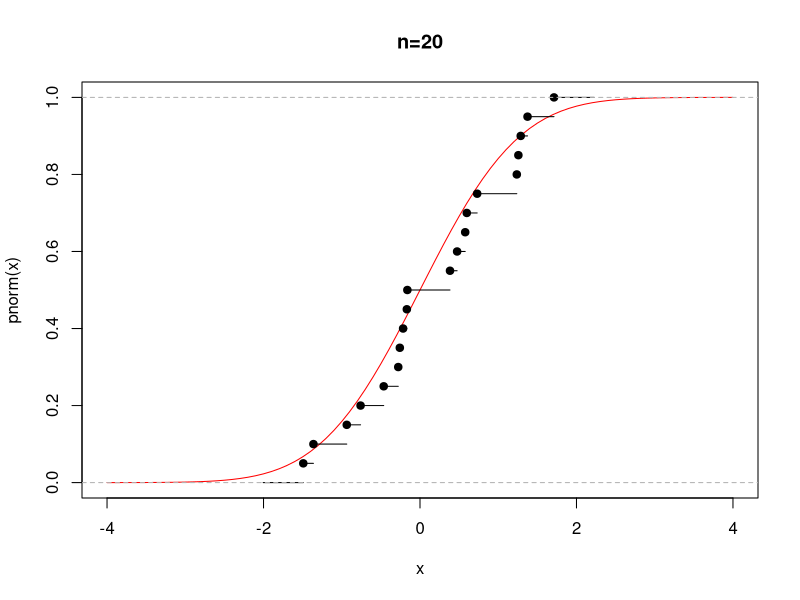

This chart was generated by the following R code:
y20 <- rnorm(20)
y100 <- rnorm(100)

x <- seq(-4, 4, by = 0.1)
plot(x, pnorm(x), type="l", col="red", main = "n=20")
plot(ecdf(y20), add = T)

#plot(x, pnorm(x), type="l", col="red", main = "n=100")
#plot(ecdf(y100), add = T)
